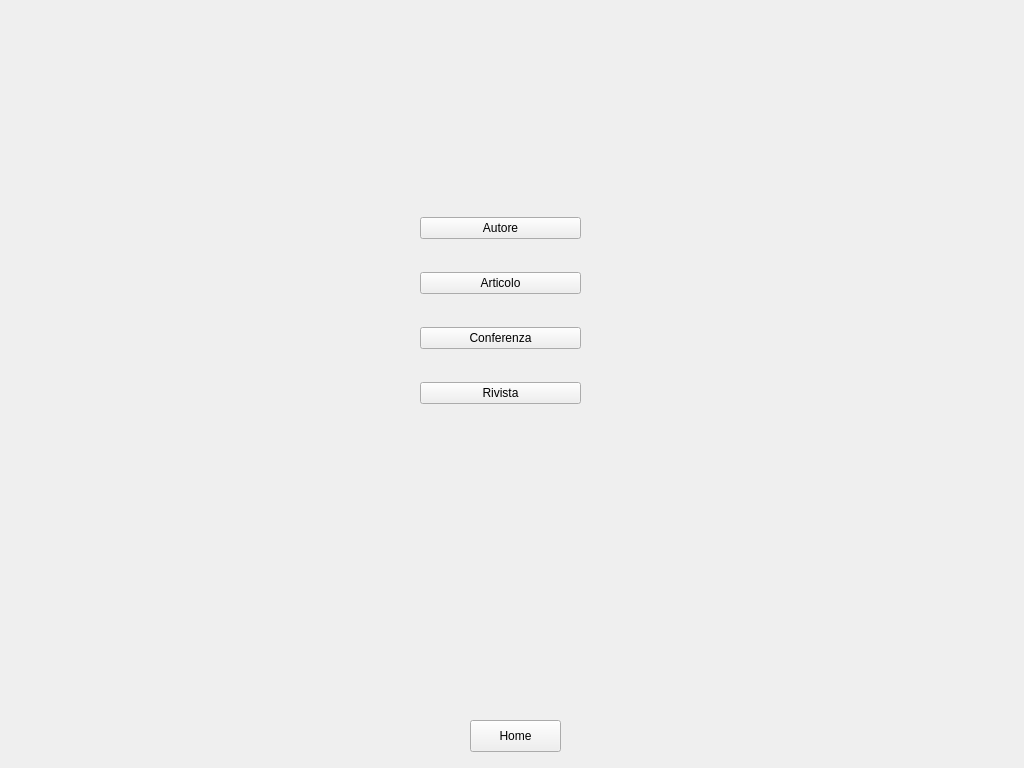
<?xml version="1.0" encoding="UTF-8"?>
<ui version="4.0">
 <class>MainWindow</class>
 <widget class="QMainWindow" name="MainWindow">
  <property name="geometry">
   <rect>
    <x>0</x>
    <y>0</y>
    <width>1024</width>
    <height>768</height>
   </rect>
  </property>
  <property name="windowTitle">
   <string>MainWindow</string>
  </property>
  <widget class="QWidget" name="centralwidget">
   <widget class="QStackedWidget" name="stackedWidget">
    <property name="geometry">
     <rect>
      <x>0</x>
      <y>0</y>
      <width>1024</width>
      <height>718</height>
     </rect>
    </property>
    <property name="currentIndex">
     <number>0</number>
    </property>
    <widget class="QWidget" name="Home">
     <widget class="QWidget" name="layoutWidget">
      <property name="geometry">
       <rect>
        <x>420</x>
        <y>190</y>
        <width>161</width>
        <height>241</height>
       </rect>
      </property>
      <layout class="QVBoxLayout" name="verticalLayout">
       <item>
        <widget class="QPushButton" name="buttonAutore">
         <property name="text">
          <string>Autore</string>
         </property>
        </widget>
       </item>
       <item>
        <widget class="QPushButton" name="buttonArticolo">
         <property name="text">
          <string>Articolo</string>
         </property>
        </widget>
       </item>
       <item>
        <widget class="QPushButton" name="buttonConferenza">
         <property name="text">
          <string>Conferenza</string>
         </property>
        </widget>
       </item>
       <item>
        <widget class="QPushButton" name="buttonRivista">
         <property name="text">
          <string>Rivista</string>
         </property>
        </widget>
       </item>
      </layout>
     </widget>
    </widget>
   </widget>
   <widget class="QPushButton" name="buttonHome">
    <property name="geometry">
     <rect>
      <x>470</x>
      <y>720</y>
      <width>91</width>
      <height>32</height>
     </rect>
    </property>
    <property name="text">
     <string>Home</string>
    </property>
   </widget>
  </widget>
  <widget class="QMenuBar" name="menubar">
   <property name="geometry">
    <rect>
     <x>0</x>
     <y>0</y>
     <width>1024</width>
     <height>24</height>
    </rect>
   </property>
  </widget>
 </widget>
 <resources/>
 <connections/>
</ui>
